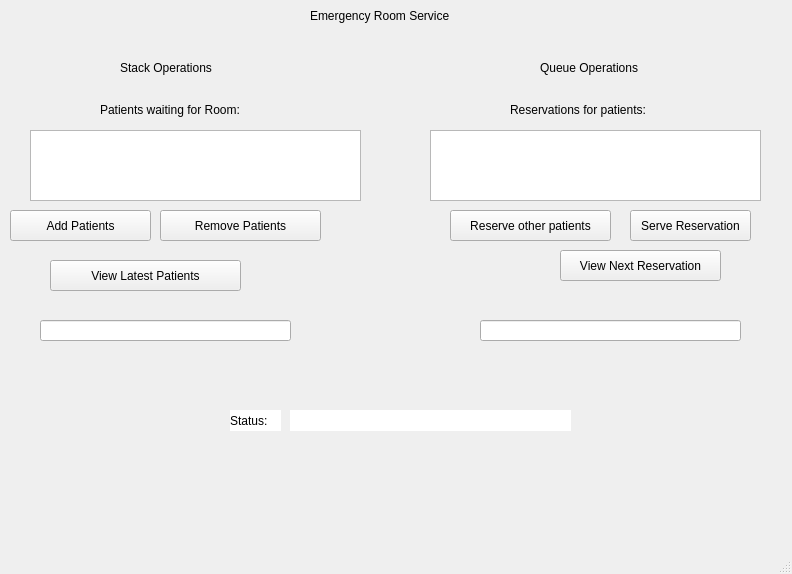
<?xml version="1.0" encoding="UTF-8"?>
<ui version="4.0">
 <class>MainWindow</class>
 <widget class="QMainWindow" name="MainWindow">
  <property name="geometry">
   <rect>
    <x>0</x>
    <y>0</y>
    <width>792</width>
    <height>574</height>
   </rect>
  </property>
  <property name="windowTitle">
   <string>MainWindow</string>
  </property>
  <property name="styleSheet">
   <string notr="true"/>
  </property>
  <widget class="QWidget" name="centralwidget">
   <widget class="QPushButton" name="pushButtonPush">
    <property name="geometry">
     <rect>
      <x>10</x>
      <y>210</y>
      <width>141</width>
      <height>31</height>
     </rect>
    </property>
    <property name="text">
     <string>Add Patients</string>
    </property>
   </widget>
   <widget class="QLineEdit" name="patientInput">
    <property name="geometry">
     <rect>
      <x>40</x>
      <y>320</y>
      <width>251</width>
      <height>21</height>
     </rect>
    </property>
    <property name="styleSheet">
     <string notr="true"/>
    </property>
   </widget>
   <widget class="QListWidget" name="stackListWidget">
    <property name="geometry">
     <rect>
      <x>30</x>
      <y>130</y>
      <width>331</width>
      <height>71</height>
     </rect>
    </property>
   </widget>
   <widget class="QListWidget" name="queueListWidget">
    <property name="geometry">
     <rect>
      <x>430</x>
      <y>130</y>
      <width>331</width>
      <height>71</height>
     </rect>
    </property>
   </widget>
   <widget class="QPushButton" name="pushButtonPop">
    <property name="geometry">
     <rect>
      <x>160</x>
      <y>210</y>
      <width>161</width>
      <height>31</height>
     </rect>
    </property>
    <property name="text">
     <string>Remove Patients</string>
    </property>
   </widget>
   <widget class="QPushButton" name="pushButtonPeekStack">
    <property name="geometry">
     <rect>
      <x>50</x>
      <y>260</y>
      <width>191</width>
      <height>31</height>
     </rect>
    </property>
    <property name="text">
     <string>View Latest Patients</string>
    </property>
   </widget>
   <widget class="QPushButton" name="pushButtonEnqueue">
    <property name="geometry">
     <rect>
      <x>450</x>
      <y>210</y>
      <width>161</width>
      <height>31</height>
     </rect>
    </property>
    <property name="text">
     <string>Reserve other patients</string>
    </property>
   </widget>
   <widget class="QPushButton" name="pushButtonDequeue">
    <property name="geometry">
     <rect>
      <x>630</x>
      <y>210</y>
      <width>121</width>
      <height>31</height>
     </rect>
    </property>
    <property name="text">
     <string>Serve Reservation</string>
    </property>
   </widget>
   <widget class="QPushButton" name="pushButtonPeekQueue">
    <property name="geometry">
     <rect>
      <x>560</x>
      <y>250</y>
      <width>161</width>
      <height>31</height>
     </rect>
    </property>
    <property name="text">
     <string>View Next Reservation</string>
    </property>
   </widget>
   <widget class="QLabel" name="statusLabel">
    <property name="geometry">
     <rect>
      <x>290</x>
      <y>410</y>
      <width>281</width>
      <height>21</height>
     </rect>
    </property>
    <property name="styleSheet">
     <string notr="true">background-color: rgb(255, 255, 255);</string>
    </property>
    <property name="text">
     <string/>
    </property>
   </widget>
   <widget class="QLabel" name="titleLabel">
    <property name="geometry">
     <rect>
      <x>310</x>
      <y>0</y>
      <width>191</width>
      <height>31</height>
     </rect>
    </property>
    <property name="styleSheet">
     <string notr="true"/>
    </property>
    <property name="text">
     <string>Emergency Room Service</string>
    </property>
   </widget>
   <widget class="QLabel" name="label_2">
    <property name="geometry">
     <rect>
      <x>230</x>
      <y>410</y>
      <width>51</width>
      <height>21</height>
     </rect>
    </property>
    <property name="styleSheet">
     <string notr="true">background-color: rgb(255, 255, 255);</string>
    </property>
    <property name="text">
     <string>Status:</string>
    </property>
   </widget>
   <widget class="QLabel" name="stacklabel">
    <property name="geometry">
     <rect>
      <x>120</x>
      <y>60</y>
      <width>111</width>
      <height>16</height>
     </rect>
    </property>
    <property name="text">
     <string>Stack Operations</string>
    </property>
   </widget>
   <widget class="QLabel" name="label_4">
    <property name="geometry">
     <rect>
      <x>540</x>
      <y>60</y>
      <width>121</width>
      <height>16</height>
     </rect>
    </property>
    <property name="text">
     <string>Queue Operations</string>
    </property>
   </widget>
   <widget class="QLabel" name="label_5">
    <property name="geometry">
     <rect>
      <x>100</x>
      <y>100</y>
      <width>191</width>
      <height>20</height>
     </rect>
    </property>
    <property name="text">
     <string>Patients waiting for Room:</string>
    </property>
   </widget>
   <widget class="QLabel" name="label_6">
    <property name="geometry">
     <rect>
      <x>510</x>
      <y>100</y>
      <width>231</width>
      <height>20</height>
     </rect>
    </property>
    <property name="text">
     <string>Reservations for patients:</string>
    </property>
   </widget>
   <widget class="QLineEdit" name="reservationInput">
    <property name="geometry">
     <rect>
      <x>480</x>
      <y>320</y>
      <width>261</width>
      <height>21</height>
     </rect>
    </property>
   </widget>
   <widget class="QLabel" name="label">
    <property name="geometry">
     <rect>
      <x>-10</x>
      <y>-20</y>
      <width>811</width>
      <height>551</height>
     </rect>
    </property>
    <property name="styleSheet">
     <string notr="true">background-image: url(:/image/library.png);
background-position: center;
background-repeat: no-repeat;</string>
    </property>
    <property name="text">
     <string/>
    </property>
   </widget>
   <zorder>label</zorder>
   <zorder>pushButtonPush</zorder>
   <zorder>patientInput</zorder>
   <zorder>stackListWidget</zorder>
   <zorder>queueListWidget</zorder>
   <zorder>pushButtonPop</zorder>
   <zorder>pushButtonPeekStack</zorder>
   <zorder>pushButtonEnqueue</zorder>
   <zorder>pushButtonDequeue</zorder>
   <zorder>pushButtonPeekQueue</zorder>
   <zorder>statusLabel</zorder>
   <zorder>titleLabel</zorder>
   <zorder>label_2</zorder>
   <zorder>stacklabel</zorder>
   <zorder>label_4</zorder>
   <zorder>label_5</zorder>
   <zorder>label_6</zorder>
   <zorder>reservationInput</zorder>
  </widget>
  <widget class="QMenuBar" name="menubar">
   <property name="geometry">
    <rect>
     <x>0</x>
     <y>0</y>
     <width>792</width>
     <height>25</height>
    </rect>
   </property>
  </widget>
  <widget class="QStatusBar" name="statusbar"/>
 </widget>
 <resources/>
 <connections/>
</ui>
